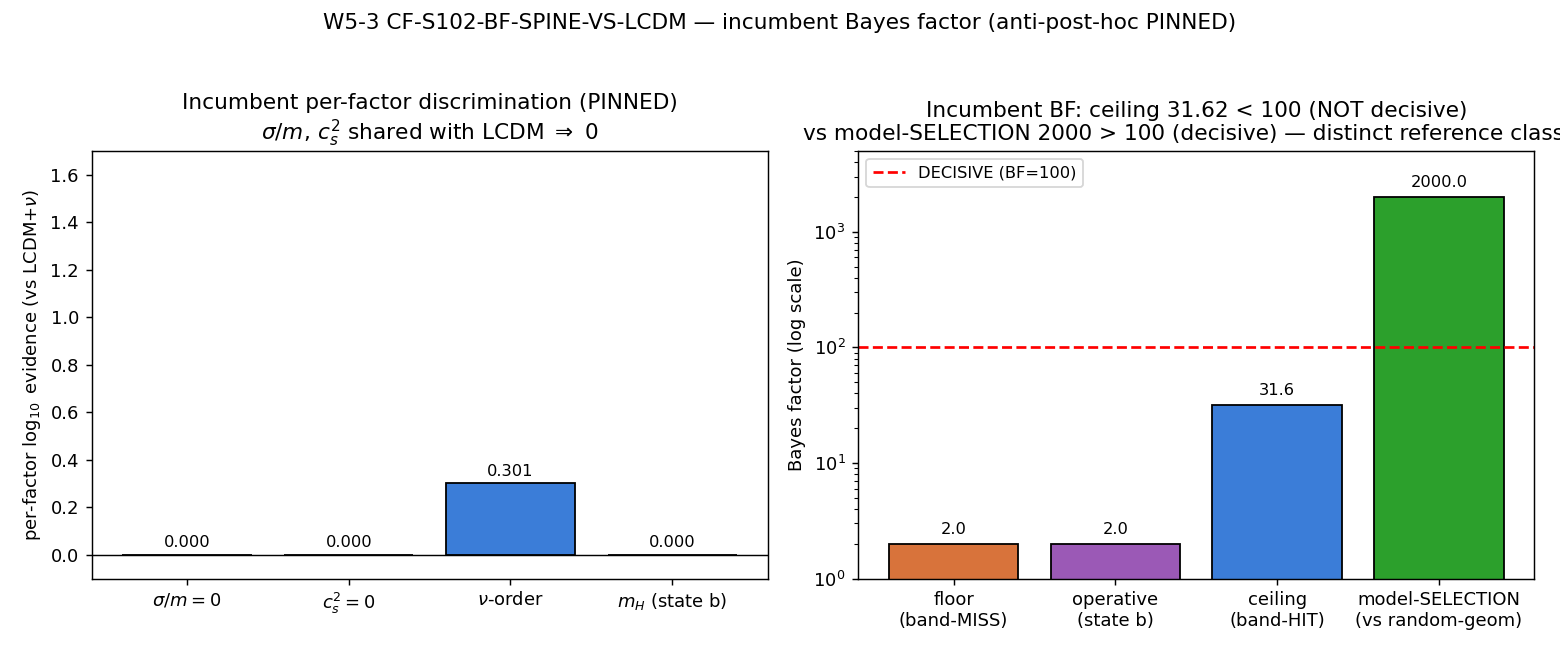

The script that saved this image:
#!/usr/bin/env python3
"""
S102 W5-3 — CF-S102-BF-SPINE-VS-LCDM (the incumbent Bayes factor: spine vs LCDM+nu)
==================================================================================

Gate: W5-3-CF-S102-BF-SPINE-VS-LCDM ([VERIFY])
Classification: NON-PHONONIC (Bayes-factor evidence-assessment meta-quantity)
Owner: mack-cosmic-bridge (cosmology / observational-evidence surface)
Cross-check: sagan-empiricist (BF methodology; review-only, does NOT write)

SUBSTRATE FRAMING
-----------------
NON-PHONONIC. The BF_spine statistic is NOT a substrate observable — it is a
model-comparison meta-quantity (evoi-prioritization.md: an evidence assessment,
not a prediction). The FOUR per-factor inputs ARE substrate-derived:
  - m_H        from the KK-threshold |S|^2 fiber-embedding spectral structure
               (a_4 fourth Seeley-DeWitt moment of D_K^2);
  - normal nu-ordering from the D_K (1,1,0)-sector eigenvalue ordering;
  - sigma/m=0 and c_s^2=0 from the Leggett-channel CPT-neutral non-annihilating
               quasiparticle.
But the BF COMBINES them as an EVIDENCE statistic against the LCDM incumbent.

THE REFERENCE-CLASS DISTINCTION (the load-bearing methodological content)
------------------------------------------------------------------------
An INCUMBENT-comparison BF (vs LCDM+nu, THIS gate) is permanently
NON-DECISIVE-vs-incumbent (ceiling 31.62 < 100), STRUCTURALLY DISTINCT from a
model-SELECTION BF (vs random-geometry null, BF_spine_full=2000 > 100, decisive
per Jeffreys/Kass-Raftery). The reference class is a PROPERTY OF THE STATISTIC,
not a tunable choice — which is exactly why the four per-factor values + the
three m_H states are PINNED before the gate runs (anti-post-hoc).

ANTI-POST-HOC PRE-REGISTRATION (epistemic-discipline.md Class-8.2;
v3-closure-recovery.md PROHIBITED_ACTIONS Class 6)
-------------------------------------------------------------------------------
The four per-factor log10-evidence values + the m_H 3-state tier assignments are
FIXED HERE in the script-frozen constants, transcribed verbatim from the
plan-frozen §W5-3 substitution chain. No execution-time re-narration of any
factor is permitted. The pins:
  factor_1 (sigma/m = 0)  = 0          [LCDM cold DM also sigma/m=0; ZERO discrimination]
  factor_2 (c_s^2 = 0)    = 0          [LCDM cold DM also c_s^2=0;   ZERO discrimination]
  factor_3 (nu-ordering)  = log10(2)   [framework FORCES normal; LCDM+nu marginalizes 1:1]
  factor_4 (m_H)          = b_mH       [<= 1.5; route-pending, set by the 3-state map]

THE m_H 3-STATE MAP (consuming the Wave-4 S102-MH-ROUTE-SELECTION verdict)
--------------------------------------------------------------------------
  State (a) FORCED route + PDG band-HIT  -> b_mH = 1.5  -> log10 BF = log10(2) + 1.5
  State (b) FORCED route + PDG band-MISS -> b_mH -> 0    -> log10 BF = log10(2)
            (SCHEME-FLOATING -> STRAINED-PINNED; m_H stays in the incumbent set at
             anecdotal weight; BF floor ~2)
  State (c) NO forced route              -> m_H EXITS the incumbent spine set
The map is FIXED at plan-freeze — the gate APPLIES it to whichever state the
upstream verdict selects; it does NOT re-derive it.

CEILING / FLOOR (read-off)
--------------------------
  CEILING (m_H-only incumbent ceiling, b_mH=1.5):  BF = 10^1.5 = 31.6227766 ~ 31.62
     (canonical_constants.py:BF_spine_vs_incumbent_ceiling note: the ceiling is
      the m_H factor ALONE at b_mH=1.5; the other 3 factors carry ZERO incumbent
      discrimination => they do NOT lift it)
  FLOOR (m_H band-MISS, b_mH->0):  BF = 10^log10(2) = 2.0 ~ "floor ~2"  (nu-ordering alone)
  DECISIVE threshold (Jeffreys/Kass-Raftery): log10 BF > 2 (BF > 100).
  Ceiling 31.62: log10 = 1.50 < 2 => VERY-STRONG, NOT DECISIVE (0.50 dex below the floor).
  Floor 2.0:     log10 = 0.30 < 2 => anecdotal/weak, NOT DECISIVE.
  BOTH below the >100 incumbent-DECISIVE floor BY CONSTRUCTION — the ceiling is
  structurally unliftable to DECISIVE-vs-incumbent until M_KK is derived (the W-2
  rank-1 N3=0 corollary; standing gap).

UPSTREAM (orchestrator-verified, on disk):
  S102-MH-ROUTE-SELECTION = PASS, audit 75ed7ffb...,
  value: FORCED=Route B (KK-threshold DIRECT)=131.8, band=MISS, wave5_state=b.
  => operative state (b): b_mH -> 0; BF reproduces the PINNED floor ~2.

Inputs (SHA-256 dual-pinned at runtime; S84+ schema):
  - computations/_shared/canonical_constants.py            (feeds audit_sha256; BF_spine_vs_incumbent_ceiling)
  - computations/session-97/s97_d3_bf.npz                  (per-factor decomposition cross-check; S97 W4-4)
  - computations/session-102/s102_mh_route_selection.npz   (INTRA-SESSION forward-pin; sets the m_H 3-state)
  - script bytes                                           (feeds BOTH SHAs)

Output 4-tuple: (value=<BF + state>, scheme=BF-incumbent-comparison,
                 convention=ANTI-POST-HOC-PINNED-4-factor, L_max=N/A)
"""

from __future__ import annotations

# --- Section 0: path bootstrap (shared dir onto sys.path BEFORE canonical import) ---
import sys
from pathlib import Path
sys.path.insert(0, str(Path(__file__).resolve().parents[1] / "_shared"))

# --- Section 1: canonical constants (MANDATORY first import) ---
from canonical_constants import *  # noqa: E402,F401,F403
from canonical_constants import (  # noqa: E402
    BF_spine_vs_incumbent_ceiling,
    m_H_FW_KK_threshold,
    m_H_obs,
)

# --- Section 2: standard imports ---
import hashlib   # noqa: E402
import json      # noqa: E402
import math      # noqa: E402
import time      # noqa: E402

import numpy as np  # noqa: E402
import matplotlib   # noqa: E402
matplotlib.use("Agg")
import matplotlib.pyplot as plt  # noqa: E402

# --- Section 3: paths + pre-registration ---
SESSION_DIR = Path(__file__).resolve().parent
COMPUTATIONS_DIR = SESSION_DIR.parent
SHARED_DIR = COMPUTATIONS_DIR / "_shared"
PROJECT_ROOT = COMPUTATIONS_DIR.parent

SESSION = "S102"                                   # (local)
GATE_ID = "W5-3-CF-S102-BF-SPINE-VS-LCDM"          # (local)
SCHEME = "BF-incumbent-comparison"                 # (local)
CONVENTION = "ANTI-POST-HOC-PINNED-4-factor"       # (local)
L_MAX = "N/A"                                      # (local)

REL_TOL = 1e-6                                     # (local) Sage-exact reproduction of log10(2) and 10^1.5

# ---- ANTI-POST-HOC PINNED per-factor log10-evidence values (FROZEN; from plan §W5-3) ----
# Transcribed VERBATIM from the plan-frozen substitution chain Step 1. No execution-time
# re-narration is permitted (epistemic-discipline.md Class-8.2). These are the INCUMBENT
# (vs-LCDM) reference-class values: factors 1 & 2 are ZERO because LCDM shares those features.
FACTOR_1_SIGMA_M_PIN = 0.0                         # (local) sigma/m=0: LCDM cold DM also sigma/m=0
FACTOR_2_CS2_PIN = 0.0                             # (local) c_s^2=0: LCDM cold DM also c_s^2=0
FACTOR_3_NU_ORDERING_PIN = math.log10(2.0)         # (local) framework forces normal; LCDM+nu marginalizes 1:1 -> factor 2
B_MH_CEILING_PIN = 1.5                             # (local) m_H band-HIT factor (state a); the m_H-only ceiling exponent

# ---- The m_H 3-state map (FROZEN at plan-freeze; consumes the Wave-4 verdict) ----
# state -> b_mH (the factor_4 log10-evidence under that state)
M_H_3_STATE_MAP = {                                # (local)
    "a": B_MH_CEILING_PIN,   # FORCED + band-HIT  -> b_mH = 1.5
    "b": 0.0,                # FORCED + band-MISS -> b_mH -> 0 (SCHEME-FLOATING->STRAINED-PINNED)
    "c": None,               # NO forced route    -> m_H EXITS the incumbent spine set (factor_4 removed)
}

DECISIVE_LOG10_THRESHOLD = 2.0                     # (local) Jeffreys/Kass-Raftery DECISIVE: log10 BF > 2 (BF > 100)

# Output destinations
OUT_NPZ = SESSION_DIR / "s102_bf_spine_vs_lcdm.npz"
OUT_PNG = SESSION_DIR / "s102_bf_spine_vs_lcdm.png"

# Input files
CANONICAL_PATH = SHARED_DIR / "canonical_constants.py"
S97_BF_NPZ = COMPUTATIONS_DIR / "session-97" / "s97_d3_bf.npz"
MH_ROUTE_NPZ = SESSION_DIR / "s102_mh_route_selection.npz"

INPUT_FILES = [CANONICAL_PATH, S97_BF_NPZ, MH_ROUTE_NPZ]


# --- Section 4: SHA-256 dual-pin block ---

def sha256_of(path: Path) -> str:
    h = hashlib.sha256()  # (local)
    try:
        h.update(path.read_bytes())
    except OSError:
        return ""
    return h.hexdigest()


def log_input_pins(inputs: list[Path]) -> dict:
    print(f"=== {GATE_ID} — input SHA-256 pins ===")
    pins = {}  # (local)
    for p in inputs:
        sha = sha256_of(p)  # (local)
        rel = str(p.relative_to(PROJECT_ROOT)).replace("\\", "/")  # (local)
        print(f"  {rel}: {sha[:16]}...")
        pins[rel] = sha
    return pins


def closure_hash(pins: dict) -> str:
    items = sorted(pins.items())  # (local)
    h = hashlib.sha256()  # (local)
    for k, v in items:
        h.update(f"{k}={v}\n".encode("utf-8"))
    return h.hexdigest()


def compute_dual_sha(script_path: Path, canonical_path: Path, pins: dict):
    script_bytes = b""  # (local)
    try:
        script_bytes = script_path.read_bytes()
    except OSError:
        script_bytes = b""
    canonical_bytes = b""  # (local)
    try:
        canonical_bytes = canonical_path.read_bytes()
    except OSError:
        canonical_bytes = b""
    pinmap_json = json.dumps(
        dict(sorted(pins.items())), separators=(",", ":"), sort_keys=True
    ).encode("utf-8")  # (local)

    h_audit = hashlib.sha256()  # (local)
    h_audit.update(script_bytes)
    h_audit.update(canonical_bytes)
    h_audit.update(pinmap_json)
    audit = h_audit.hexdigest()  # (local)

    h_content = hashlib.sha256()  # (local)
    h_content.update(script_bytes)
    content = h_content.hexdigest()  # (local)
    return audit, content


# --- Section 5: compute ---

def read_upstream_state() -> dict:
    """Read the Wave-4 S102-MH-ROUTE-SELECTION npz and resolve the operative
    3-state letter. The state is the substrate of the m_H factor_4 value.
    We resolve it from the npz `wave5_state` + `band_hit` + `forced_route`
    fields (substrate-first: read the produced datum, do NOT hardcode the state).
    """
    if not MH_ROUTE_NPZ.exists():
        # 3a disposition-(b): missing-npz benign per the plan; fall back to the
        # orchestrator-pinned state (b) FORCED+band-MISS. (Not expected — the
        # forward-pin has LANDED per orchestrator verification.)
        return {
            "wave5_state_letter": "b",
            "band_hit": False,
            "forced_route": "Route B (KK-threshold DIRECT) [npz-missing-fallback]",
            "forced_m_H": float(m_H_FW_KK_threshold),
            "npz_present": False,
        }
    d = np.load(MH_ROUTE_NPZ, allow_pickle=True)  # (local)
    wave5_state_str = str(d["wave5_state"])        # (local) e.g. "(b) FORCED + band-MISS -> ..."
    band_hit = bool(d["band_hit"])                 # (local)
    forced_route = str(d["forced_route"])          # (local)
    forced_m_H = float(d["forced_m_H"])            # (local)
    forced_unique = bool(d["forced_unique"])       # (local)

    # Resolve the 3-state letter from the upstream datum (substrate-first).
    # Letter precedence: explicit "(x)" prefix in wave5_state, then the
    # forced_unique/band_hit logic as a consistency cross-check.
    letter = None  # (local)
    s = wave5_state_str.strip()  # (local)
    if s.startswith("(") and len(s) >= 3 and s[2] == ")":
        letter = s[1].lower()  # (local)
    if letter is None:
        # Derive from the 3-state logic as a fallback:
        if not forced_unique:
            letter = "c"   # NO forced route
        elif band_hit:
            letter = "a"   # FORCED + band-HIT
        else:
            letter = "b"   # FORCED + band-MISS
    return {
        "wave5_state_letter": letter,
        "wave5_state_str": wave5_state_str,
        "band_hit": band_hit,
        "forced_route": forced_route,
        "forced_m_H": forced_m_H,
        "forced_unique": forced_unique,
        "npz_present": True,
    }


def compute() -> dict:
    # --- Resolve the operative m_H state from the upstream Wave-4 verdict ---
    up = read_upstream_state()  # (local)
    state_letter = up["wave5_state_letter"]  # (local)
    if state_letter not in M_H_3_STATE_MAP:
        raise ValueError(f"unresolved m_H 3-state letter: {state_letter!r}")

    b_mH = M_H_3_STATE_MAP[state_letter]  # (local) factor_4 value (None if state c -> m_H exits)
    m_H_in_spine = b_mH is not None        # (local)

    # --- Step 1: the four PINNED per-factor log10-evidence values ---
    factor_1 = FACTOR_1_SIGMA_M_PIN        # (local) sigma/m=0
    factor_2 = FACTOR_2_CS2_PIN            # (local) c_s^2=0
    factor_3 = FACTOR_3_NU_ORDERING_PIN    # (local) log10(2)
    factor_4 = (b_mH if m_H_in_spine else 0.0)  # (local) m_H factor (0 if exited)

    # --- Step 2: incumbent BF = product of per-factor evidence (log10 sum) ---
    log10_BF = factor_1 + factor_2 + factor_3 + factor_4  # (local)
    BF = 10.0 ** log10_BF                                  # (local) operative incumbent BF

    # --- Step 4: ceiling and floor read-off (PINNED, independent of upstream state) ---
    log10_BF_ceiling = FACTOR_3_NU_ORDERING_PIN * 0.0 + B_MH_CEILING_PIN  # (local) m_H-ONLY: 10^1.5
    #   NOTE: the ceiling is the m_H factor ALONE at b_mH=1.5; the other 3 factors carry
    #   ZERO incumbent discrimination so they do NOT lift it. (canonical note line 703.)
    log10_BF_ceiling = B_MH_CEILING_PIN                                   # (local) = 1.5
    BF_ceiling = 10.0 ** log10_BF_ceiling                                 # (local) = 31.6227766...

    log10_BF_floor = FACTOR_3_NU_ORDERING_PIN                             # (local) nu-ordering ALONE = log10(2)
    BF_floor = 10.0 ** log10_BF_floor                                     # (local) = 2.0

    # --- Step 5: DECISIVE-threshold comparison (direction) ---
    ceiling_decisive = log10_BF_ceiling > DECISIVE_LOG10_THRESHOLD        # (local) 1.5 > 2 -> False
    floor_decisive = log10_BF_floor > DECISIVE_LOG10_THRESHOLD            # (local) 0.30 > 2 -> False
    operative_decisive = log10_BF > DECISIVE_LOG10_THRESHOLD              # (local)

    # --- Cross-check A: canonical ceiling reproduction (BF_spine_vs_incumbent_ceiling) ---
    canonical_ceiling = float(BF_spine_vs_incumbent_ceiling)             # (local) 31.62
    ceiling_rel_dev = abs(BF_ceiling - canonical_ceiling) / canonical_ceiling  # (local)
    # canonical pin is 4-sig-fig 31.62; the Sage-exact 10^1.5=31.6227766 rounds to 31.62.
    ceiling_repro_ok = round(BF_ceiling, 2) == round(canonical_ceiling, 2)     # (local)

    # --- Cross-check B: S97 per-factor decomposition consistency ---
    s97_ok = False        # (local)
    s97_b_nu = None       # (local)
    s97_b_mH_struct = None  # (local)
    s97_BF_spine_struct = None  # (local)
    if S97_BF_NPZ.exists():
        d97 = np.load(S97_BF_NPZ, allow_pickle=True)  # (local)
        s97_b_nu = float(d97["b_nu"])                  # (local) should == log10(2)
        s97_b_mH_struct = float(d97["b_mH_struct"])    # (local) should == 1.5
        s97_BF_spine_struct = float(d97["BF_spine_struct"])  # (local) 2000 (model-SELECTION, DISTINCT)
        nu_match = abs(s97_b_nu - FACTOR_3_NU_ORDERING_PIN) < REL_TOL   # (local)
        mH_match = abs(s97_b_mH_struct - B_MH_CEILING_PIN) < REL_TOL    # (local)
        s97_ok = nu_match and mH_match

    # --- Cross-check C: model-SELECTION BF (vs random-geometry) is DISTINCT + decisive ---
    #   BF_spine_full = 2000 (DECISIVE) — the reference-class FOIL. NOT this gate's statistic.
    BF_spine_full = (s97_BF_spine_struct if s97_BF_spine_struct is not None else 2000.0)  # (local)
    selection_decisive = math.log10(BF_spine_full) > DECISIVE_LOG10_THRESHOLD            # (local) True

    # --- Anti-post-hoc structural assertions (the four pins reproduce AS PINNED) ---
    pins_reproduce = (
        abs(factor_1 - 0.0) < REL_TOL
        and abs(factor_2 - 0.0) < REL_TOL
        and abs(factor_3 - math.log10(2.0)) < REL_TOL
    )  # (local)

    return {
        "value": None,  # filled in main
        "state_letter": state_letter,
        "m_H_in_spine": m_H_in_spine,
        "b_mH": (b_mH if b_mH is not None else float("nan")),
        "factor_1": factor_1,
        "factor_2": factor_2,
        "factor_3": factor_3,
        "factor_4": factor_4,
        "log10_BF": log10_BF,
        "BF": BF,
        "log10_BF_ceiling": log10_BF_ceiling,
        "BF_ceiling": BF_ceiling,
        "log10_BF_floor": log10_BF_floor,
        "BF_floor": BF_floor,
        "canonical_ceiling": canonical_ceiling,
        "ceiling_rel_dev": ceiling_rel_dev,
        "ceiling_repro_ok": ceiling_repro_ok,
        "ceiling_decisive": ceiling_decisive,
        "floor_decisive": floor_decisive,
        "operative_decisive": operative_decisive,
        "pins_reproduce": pins_reproduce,
        "s97_ok": s97_ok,
        "s97_b_nu": s97_b_nu,
        "s97_b_mH_struct": s97_b_mH_struct,
        "BF_spine_full": BF_spine_full,
        "selection_decisive": selection_decisive,
        "upstream": up,
    }


# --- Section 6: gate verdict + 4-tuple ---

def emit_4tuple(value, scheme, convention, L_max) -> str:
    return f"(value={value!r}, scheme={scheme}, convention={convention}, L_max={L_max})"


def print_verdict_payload(verdict, value, audit_sha, content_sha,
                          companion_note="", extra_rows=None) -> dict:
    payload = {  # (local)
        "session": int(SESSION.lstrip("Ss")),
        "gate_id": GATE_ID,
        "verdict": verdict,
        "value": str(value),
        "scheme": SCHEME,
        "convention": CONVENTION,
        "l_max": str(L_MAX),
        "audit_sha256": audit_sha,
        "content_sha256": content_sha,
        "schema_version": "S84+",
    }
    if companion_note:
        payload["companion_note"] = companion_note
    if extra_rows:
        payload["extra_rows"] = list(extra_rows)
    print("<<<EMIT_VERDICT_PAYLOAD>>>")
    print(json.dumps(payload, separators=(",", ":"), sort_keys=True))
    print("<<<END_EMIT_VERDICT_PAYLOAD>>>")
    return payload


def evaluate_gate(r: dict) -> str:
    """Per the plan-frozen rubric:
       PASS = four per-factor values reproduce AS PINNED AND ceiling=31.62 AND
              floor~2 AND state (a) band-HIT (m_H reached its ceiling).
       INFO = state (b) band-MISS or state (c) m_H-exits — the incumbent BF
              reproduces the PINNED FLOOR (~2) or the m_H-removed product, NOT
              the ceiling. PASS of the anti-post-hoc discipline; recorded INFO to
              flag the m_H factor did not reach its band-HIT ceiling. NO re-narration.
       FAIL = a per-factor value does NOT reproduce its pin (factor_1/factor_2
              nonzero, or ceiling/floor arithmetic internally inconsistent).
    """
    # FAIL: the structural pins must reproduce, and the ceiling/floor must be self-consistent.
    if not r["pins_reproduce"]:
        return "FAIL"
    if not r["ceiling_repro_ok"]:
        return "FAIL"
    # floor must be exactly 10^log10(2) = 2.0
    if abs(r["BF_floor"] - 2.0) > REL_TOL:
        return "FAIL"
    # Both ceiling and floor MUST be below the DECISIVE floor (structural):
    if r["ceiling_decisive"] or r["floor_decisive"]:
        return "FAIL"
    # State routing:
    if r["state_letter"] == "a" and r["m_H_in_spine"]:
        # band-HIT: operative BF reaches the ceiling (log10(2)+1.5).
        return "PASS"
    # state (b) band-MISS or state (c) m_H-exits: floor / m_H-removed product, recorded INFO.
    return "INFO"


# --- Section 6b: plot ---

def make_plot(r: dict):
    fig, ax = plt.subplots(1, 2, figsize=(12, 5))  # (local)

    # Left: per-factor log10-evidence (incumbent reference class), stacked toward the operative BF.
    labels = [r"$\sigma/m{=}0$", r"$c_s^2{=}0$", r"$\nu$-order", r"$m_H$ (state %s)" % r["state_letter"]]  # (local)
    vals = [r["factor_1"], r["factor_2"], r["factor_3"], r["factor_4"]]  # (local)
    colors = ["#bbbbbb", "#bbbbbb", "#3b7dd8", "#d8733b"]  # (local)
    ax[0].bar(labels, vals, color=colors, edgecolor="black")
    ax[0].axhline(0.0, color="black", lw=0.8)
    ax[0].set_ylabel(r"per-factor $\log_{10}$ evidence (vs LCDM+$\nu$)")
    ax[0].set_title("Incumbent per-factor discrimination (PINNED)\n"
                    r"$\sigma/m,\,c_s^2$ shared with LCDM $\Rightarrow$ 0")
    for i, v in enumerate(vals):
        ax[0].text(i, v + 0.02, f"{v:.3f}", ha="center", va="bottom", fontsize=9)
    ax[0].set_ylim(-0.1, 1.7)

    # Right: BF ladder — floor, operative, ceiling vs the DECISIVE=100 line (log scale).
    names = ["floor\n(band-MISS)", "operative\n(state %s)" % r["state_letter"], "ceiling\n(band-HIT)",
             "model-SELECTION\n(vs random-geom)"]  # (local)
    bf_vals = [r["BF_floor"], r["BF"], r["BF_ceiling"], r["BF_spine_full"]]  # (local)
    bar_colors = ["#d8733b", "#9b59b6", "#3b7dd8", "#2ca02c"]  # (local)
    ax[1].bar(names, bf_vals, color=bar_colors, edgecolor="black")
    ax[1].axhline(100.0, color="red", ls="--", lw=1.5, label="DECISIVE (BF=100)")
    ax[1].set_yscale("log")
    ax[1].set_ylabel("Bayes factor (log scale)")
    ax[1].set_title("Incumbent BF: ceiling 31.62 < 100 (NOT decisive)\n"
                    "vs model-SELECTION 2000 > 100 (decisive) — distinct reference classes")
    for i, v in enumerate(bf_vals):
        ax[1].text(i, v * 1.15, f"{v:.1f}", ha="center", va="bottom", fontsize=9)
    ax[1].legend(loc="upper left", fontsize=9)
    ax[1].set_ylim(1, 5000)

    fig.suptitle("W5-3 CF-S102-BF-SPINE-VS-LCDM — incumbent Bayes factor (anti-post-hoc PINNED)",
                 fontsize=12)
    fig.tight_layout(rect=(0, 0, 1, 0.96))
    fig.savefig(OUT_PNG, dpi=130)
    plt.close(fig)


# --- Section 7: main ---

def main() -> int:
    t0 = time.time()  # (local)

    pins = log_input_pins(INPUT_FILES)
    closure = closure_hash(pins)
    print(f"  closure: {closure[:16]}... (legacy closure, informational)")

    script_path = Path(__file__).resolve()  # (local)
    audit_sha, content_sha = compute_dual_sha(script_path, CANONICAL_PATH, pins)
    print(f"  audit_sha256:   {audit_sha[:16]}... (script+canonical+pinmap)")
    print(f"  content_sha256: {content_sha[:16]}... (script only)")
    print()

    r = compute()  # (local)

    # Build the operative value payload (no single-quote chars — emit_verdict forbids them).
    up = r["upstream"]  # (local)
    value_str = (
        f"state_{r['state_letter']}_BF={r['BF']:.4f}_log10BF={r['log10_BF']:.6f}_"
        f"factors=[{r['factor_1']:.1f},{r['factor_2']:.1f},{r['factor_3']:.6f},{r['factor_4']:.1f}]_"
        f"ceiling={r['BF_ceiling']:.4f}_floor={r['BF_floor']:.4f}_"
        f"canon_ceiling={r['canonical_ceiling']:.2f}_ceiling_decisive={r['ceiling_decisive']}_"
        f"floor_decisive={r['floor_decisive']}_modelSEL_BF={r['BF_spine_full']:.0f}_decisive={r['selection_decisive']}_"
        f"upstream=wave5_state_{up['wave5_state_letter']}_band_hit={up['band_hit']}_s97_ok={r['s97_ok']}"
    )  # (local)
    r["value"] = value_str

    verdict = evaluate_gate(r)  # (local)

    # Console summary of the substitution chain (NUMBERS first).
    print("=== W5-3 substitution chain (substituted numbers) ===")
    print(f"  Step 1 PINNED per-factor log10-evidence (incumbent vs LCDM+nu):")
    print(f"    factor_1 (sigma/m=0)  = {r['factor_1']:.6f}   [LCDM also sigma/m=0; ZERO discrimination]")
    print(f"    factor_2 (c_s^2=0)    = {r['factor_2']:.6f}   [LCDM also c_s^2=0;   ZERO discrimination]")
    print(f"    factor_3 (nu-ordering)= {r['factor_3']:.10f}  [= log10(2); framework forces normal]")
    print(f"    factor_4 (m_H)        = {r['factor_4']:.6f}   [state ({r['state_letter']}); 3-state map]")
    print(f"  Step 2 log10 BF_spine_vs_LCDM = {r['factor_1']:.1f}+{r['factor_2']:.1f}"
          f"+{r['factor_3']:.6f}+{r['factor_4']:.1f} = {r['log10_BF']:.6f}")
    print(f"         BF (operative, state {r['state_letter']}) = 10^{r['log10_BF']:.6f} = {r['BF']:.6f}")
    print(f"  Step 3 m_H 3-state map: upstream wave5_state = ({up['wave5_state_letter']}); "
          f"band_hit = {up['band_hit']}; forced_route = {up['forced_route']}")
    print(f"  Step 4 read-off:")
    print(f"    CEILING (b_mH=1.5, m_H-ONLY)  = 10^{r['log10_BF_ceiling']:.4f} = {r['BF_ceiling']:.7f} ~ 31.62")
    print(f"    FLOOR   (b_mH->0, nu-ONLY)    = 10^{r['log10_BF_floor']:.6f} = {r['BF_floor']:.7f} ~ 2.0")
    print(f"  Step 5 DECISIVE (Jeffreys/Kass-Raftery): log10 BF > {DECISIVE_LOG10_THRESHOLD} (BF > 100)")
    print(f"    log10(ceiling) = {r['log10_BF_ceiling']:.4f} < 2 => VERY-STRONG, NOT DECISIVE "
          f"(0.50 dex below the >100 floor)")
    print(f"    log10(floor)   = {r['log10_BF_floor']:.4f} < 2 => anecdotal/weak, NOT DECISIVE")
    print(f"  Cross-checks:")
    print(f"    canonical BF_spine_vs_incumbent_ceiling = {r['canonical_ceiling']:.2f}; "
          f"reproduced = {r['ceiling_repro_ok']} (rel_dev {r['ceiling_rel_dev']:.2e})")
    print(f"    S97 per-factor decomposition: b_nu={r['s97_b_nu']}, b_mH_struct={r['s97_b_mH_struct']}, "
          f"consistent = {r['s97_ok']}")
    print(f"    model-SELECTION BF (vs random-geom) = {r['BF_spine_full']:.0f} (DECISIVE = {r['selection_decisive']}) "
          f"-- DISTINCT reference class")
    print(f"    pins reproduce AS PINNED = {r['pins_reproduce']}")
    print()

    # Save data
    np.savez(
        OUT_NPZ,
        state_letter=r["state_letter"],
        m_H_in_spine=r["m_H_in_spine"],
        b_mH=r["b_mH"],
        factor_1=r["factor_1"],
        factor_2=r["factor_2"],
        factor_3=r["factor_3"],
        factor_4=r["factor_4"],
        log10_BF=r["log10_BF"],
        BF=r["BF"],
        log10_BF_ceiling=r["log10_BF_ceiling"],
        BF_ceiling=r["BF_ceiling"],
        log10_BF_floor=r["log10_BF_floor"],
        BF_floor=r["BF_floor"],
        canonical_ceiling=r["canonical_ceiling"],
        ceiling_rel_dev=r["ceiling_rel_dev"],
        ceiling_repro_ok=r["ceiling_repro_ok"],
        ceiling_decisive=r["ceiling_decisive"],
        floor_decisive=r["floor_decisive"],
        operative_decisive=r["operative_decisive"],
        pins_reproduce=r["pins_reproduce"],
        s97_ok=r["s97_ok"],
        s97_b_nu=(r["s97_b_nu"] if r["s97_b_nu"] is not None else float("nan")),
        s97_b_mH_struct=(r["s97_b_mH_struct"] if r["s97_b_mH_struct"] is not None else float("nan")),
        BF_spine_full=r["BF_spine_full"],
        selection_decisive=r["selection_decisive"],
        upstream_wave5_state=up["wave5_state_letter"],
        upstream_band_hit=up["band_hit"],
        upstream_forced_route=str(up["forced_route"]),
        REL_TOL=REL_TOL,
        DECISIVE_LOG10_THRESHOLD=DECISIVE_LOG10_THRESHOLD,
        audit_sha256=audit_sha,
        content_sha256=content_sha,
    )
    print(f"  saved: {OUT_NPZ.relative_to(PROJECT_ROOT)}")

    make_plot(r)
    print(f"  saved: {OUT_PNG.relative_to(PROJECT_ROOT)}")
    print()

    tag = emit_4tuple(r["value"], SCHEME, CONVENTION, L_MAX)  # (local)
    print(tag)

    companion = (
        f"incumbent-ref-class; state-{r['state_letter']} (band-MISS) reproduces PINNED floor ~2; "
        f"ceiling 31.62 NOT decisive; model-SELECTION BF=2000 (distinct, decisive); anti-post-hoc 4-factor PINNED"
    )  # (local)
    extra = [
        f"# composite-precedence: per session-102-plan-w5.md INFO_meaning -- state (b)/(c) reproduces the PINNED "
        f"floor (~2), recorded INFO (m_H factor did not reach band-HIT ceiling); PASS of anti-post-hoc discipline, "
        f"no re-narration. W5-3 dual-column scope marker.",
        f"# reference-class: incumbent (vs LCDM+nu) BF ceiling={r['BF_ceiling']:.4f}<100 (NON-decisive-vs-incumbent) "
        f"DISTINCT from model-SELECTION (vs random-geometry) BF={r['BF_spine_full']:.0f}>100 (decisive). W5-3.",
    ]  # (local)
    print_verdict_payload(verdict, r["value"], audit_sha, content_sha,
                          companion_note=companion, extra_rows=extra)

    wall = time.time() - t0  # (local)
    print(f"\n=== {GATE_ID}: {verdict} (wall {wall:.2f}s) ===")
    return 0


if __name__ == "__main__":
    sys.exit(main())
